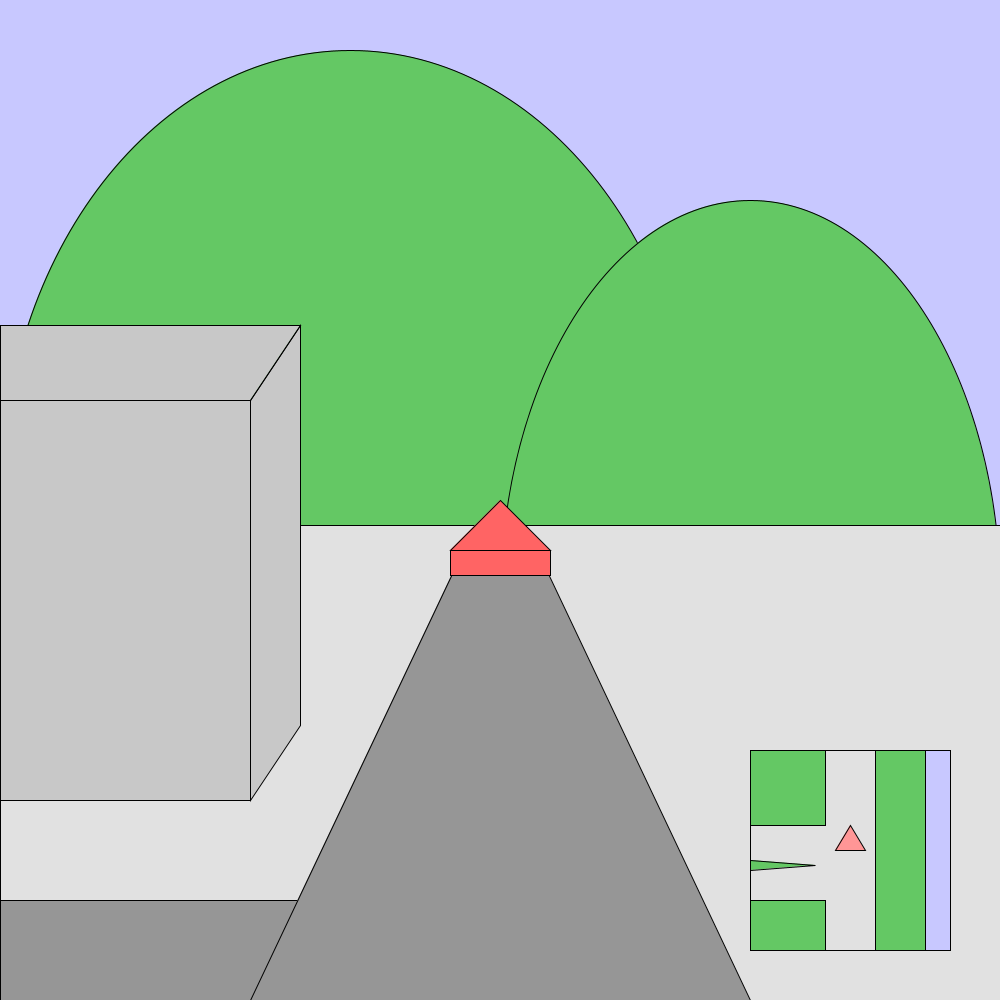
Frame 1 (no input)
Frame 60 (the mouse pressed at the canvas centre just before this capture): identical to frame 1, image omitted
Frame 120 (the mouse held since frame 60 and released just before this capture): identical to frame 1, image omitted

The Processing sketch that drew this single still picture (run headless with seeded random() and noise(); from frame 60 on, the mouse is pressed at the canvas centre):

// Processing sketch: Maps
// ── Maps.pde
void setup() {
  
  size(1000, 1000);
  
}

void draw() {
    
  
  background(200, 200, 255);  
  
  fill(100, 200, 100);
  ellipse(350, 500, 700, 900);
  ellipse(750, 600, 500, 800);
  
  
 
  
  
  fill(225);
  rect(0, 525, width, height/2);
  
  
  fill(150);
  quad(0, 900, 0, 1000, 261, 1000, 305, 900);
  quad(250, 1000, 750, 1000, 525, 525, 475, 525);
  
  fill(200);
  rect(0, 400, 250, 400);
  quad(250, 400, 300, 325, 300, 725, 250, 800);
  quad(0, 400, 250, 400, 300, 325, 0, 325);
  
  fill(225);
  square(750, 750, 200);
  
  fill(100, 200, 100);
  square(750, 750, 75);
  rect(875, 750, 50, 200);
  rect(750, 900, 75, 50);
  triangle(750, 860, 750, 870, 815, 865);
  
  fill(200, 200, 255);
  rect(925, 750, 25, 200);
  
  fill(255, 150, 150);
  triangle(835, 850, 865, 850, 850, 825);
  
  fill(255, 100, 100);
 triangle(500, 500, 550, 550, 450, 550);
 rect(450, 550, 100, 25);
 
 
  save("MaaAaaAaaAaaAps Wait! They Don't Love You Like I Love You.png");
  
}
